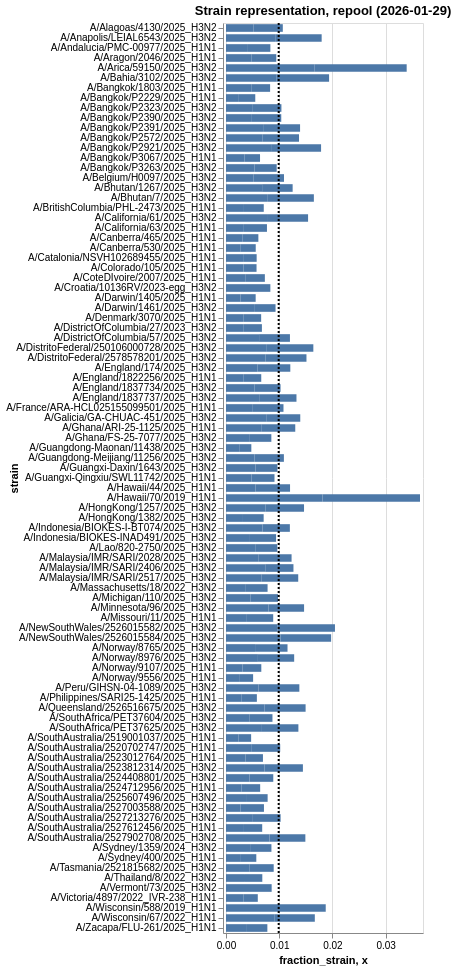

The notebook cell saved with this chart:
### Markdown cell above
## Visualize barcode- and strain-level balancing in the current pool

### Code cell
# Plot the current fraction of each strain in the pool
strains_chart = (
    alt.Chart(mean_single_well.query('fraction_strain>0.0001'))
    .encode(
        alt.X(
            "fraction_strain",
            scale=alt.Scale(nice=False, padding=3),
        ),
        alt.Y("strain", axis=alt.Axis(labelLimit=1000)),
        
        tooltip = ['strain', 'fraction_strain', 'est_tcid50'],
    )
).mark_bar(height={"band": 0.85}).properties(
        height=alt.Step(10),
        width=250,
        title="",
    ).properties(
        height = alt.Step(10),
        width = 200,
        title = "Strain representation, repool (2026-01-29)")

# add veritcal line where we would expect equal representation of all barcodes in pool
expected_line = alt.Chart(
    pd.DataFrame({'x': [1/num_strains]})
).mark_rule(strokeDash = [2,2], strokeWidth = 2).encode(x = 'x')

# plot both barcode counts and expected line
strains_chart + expected_line

### Figure 1 — Vega-Lite specification as saved in the notebook (floating-point values rounded to 4 significant figures; data arrays with more than 128 entries replaced by an {"elided": "..."} marker saying what was removed)
{"config": {"view": {"continuousWidth": 300, "continuousHeight": 300}}, "layer": [{"data": {"name": "data-8173c4e8f1682fc37fa0016a4ec0157a"}, "mark": {"type": "bar", "height": {"band": 0.85}}, "encoding": {"tooltip": [{"field": "strain", "type": "nominal"}, {"field": "fraction_strain", "type": "quantitative"}, {"field": "est_tcid50", "type": "quantitative"}], "x": {"field": "fraction_strain", "scale": {"nice": false, "padding": 3}, "type": "quantitative"}, "y": {"axis": {"labelLimit": 1000}, "field": "strain", "type": "nominal"}}, "title": "Strain representation, repool (2026-01-29)"}, {"data": {"name": "data-8476169e147e528eb82a579175046e90"}, "mark": {"type": "rule", "strokeDash": [2, 2], "strokeWidth": 2}, "encoding": {"x": {"field": "x", "type": "quantitative"}}}], "height": {"step": 10}, "width": 200, "$schema": "https://vega.github.io/schema/vega-lite/v6.1.0.json", "datasets": {"data-8173c4e8f1682fc37fa0016a4ec0157a": {"elided": "182 records"}, "data-8476169e147e528eb82a579175046e90": [{"x": 0.009901}]}}
